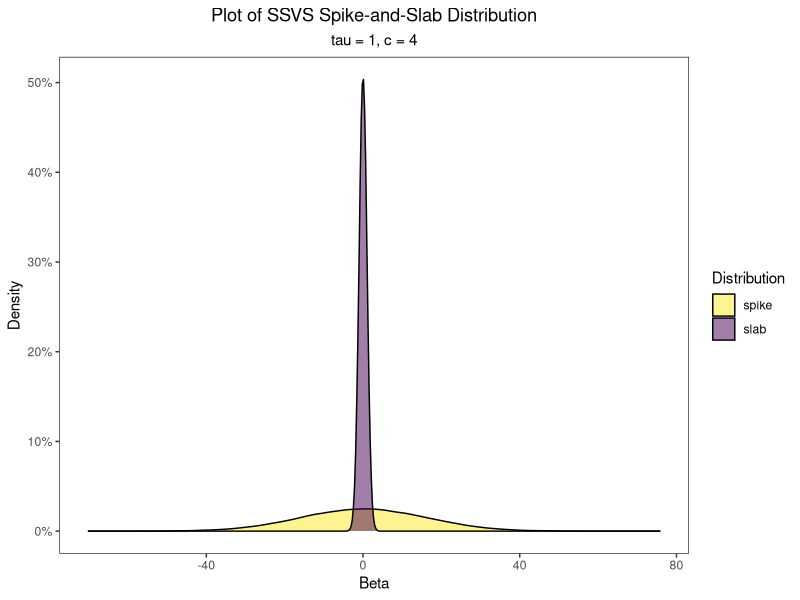
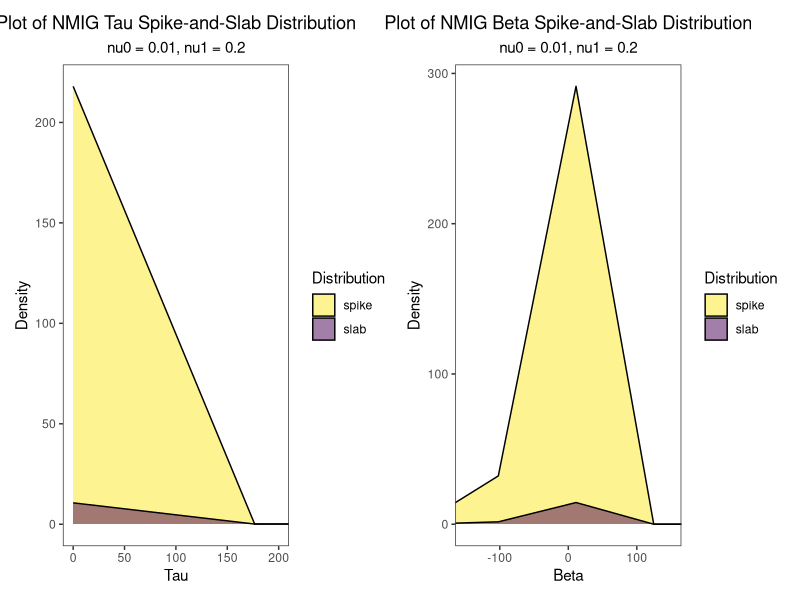

These charts were generated, in order, by the following R code:
## ---- chunk 1
library(tidyverse)
library(viridis)
library(patchwork)
## ---- chunk 2
tau <- 1
c <- 4

slab <- rnorm(100000, 0, tau^2)
spike <- rnorm(100000, 0, c^2 * tau^2)

data.frame(slab, spike) %>% 
  pivot_longer(everything()) %>% 
  mutate(name = factor(name, levels = c("spike", "slab"))) %>% 
  ggplot(aes(x = value, fill = name)) +
  geom_density(alpha = 0.5) +
  theme_bw() +
  labs(x = "Beta", y = "Density", fill = "Distribution",
       title = "Plot of SSVS Spike-and-Slab Distribution",
       subtitle = "tau = 1, c = 4") +
  theme(plot.title = element_text(hjust = 0.5),
        plot.subtitle = element_text(hjust = 0.5),
        panel.grid = element_blank()) +
  scale_fill_viridis(discrete = TRUE, direction = -1) +
  scale_y_continuous(labels = scales::percent_format())
## ---- chunk 3
nu_0 <- 1e-2
nu_1 <- 0.2

a_tau <- 1
b_tau <- 1

N_samples <- 100000

spike_tau <- 1 / rgamma(N_samples, a_tau, nu_0 * b_tau)
slab_tau <- 1 / rgamma(N_samples, a_tau, nu_1 * b_tau)

spike_beta <- rnorm(N_samples, 0, spike_tau)
slab_beta <- rnorm(N_samples, 0, slab_tau)

#data.frame(spike_tau, slab_tau, spike_beta, slab_beta) %>% 
  #pivot_longer(everything()) %>% 
  #separate(name, into = c("distribution", "level"), sep = "_") %>% 
  #ggplot(aes(x = value, fill = distribution)) +
  #geom_density(alpha = 0.3) +
  #facet_wrap(~level, scales = "free") +
  #coord_cartesian(xlim = c(-100, 100))


nmig_tau <- data.frame(spike_tau, slab_tau) %>% 
  pivot_longer(everything()) %>% 
  mutate(name = substring(name, 1, nchar(name) - 4)) %>% 
  mutate(name = factor(name, levels = c("spike", "slab"))) %>% 
  ggplot(aes(x = value, fill = name)) +
  geom_density(alpha = 0.5) +
  coord_cartesian(xlim = c(0, 200)) +
  theme_bw() +
  labs(x = "Tau", y = "Density", fill = "Distribution",
       title = "Plot of NMIG Tau Spike-and-Slab Distribution",
       subtitle = "nu0 = 0.01, nu1 = 0.2") +
  theme(plot.title = element_text(hjust = 0.5),
        plot.subtitle = element_text(hjust = 0.5),
        panel.grid = element_blank()) +
  scale_fill_viridis(discrete = TRUE, direction = -1)


nmig_beta <- data.frame(spike_beta, slab_beta) %>% 
  pivot_longer(everything()) %>% 
  mutate(name = substring(name, 1, nchar(name) - 5)) %>% 
  mutate(name = factor(name, levels = c("spike", "slab"))) %>% 
  ggplot(aes(x = value, fill = name)) +
  geom_density(alpha = 0.5) +
  coord_cartesian(xlim = c(-150, 150)) +
  theme_bw() +
  labs(x = "Beta", y = "Density", fill = "Distribution",
       title = "Plot of NMIG Beta Spike-and-Slab Distribution",
       subtitle = "nu0 = 0.01, nu1 = 0.2") +
  theme(plot.title = element_text(hjust = 0.5),
        plot.subtitle = element_text(hjust = 0.5),
        panel.grid = element_blank()) +
  scale_fill_viridis(discrete = TRUE, direction = -1)

nmig_tau + nmig_beta
